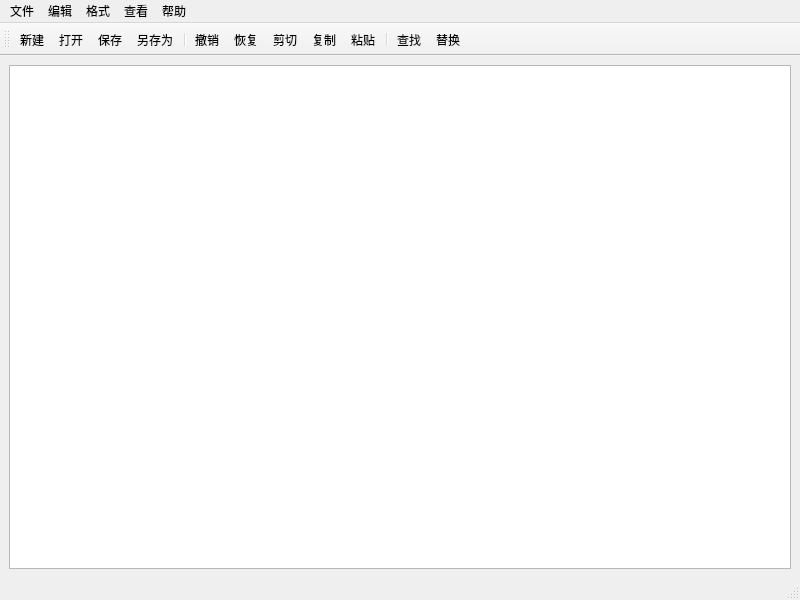
<?xml version="1.0" encoding="UTF-8"?>
<ui version="4.0">
 <class>MainWindow</class>
 <widget class="QMainWindow" name="MainWindow">
  <property name="geometry">
   <rect>
    <x>0</x>
    <y>0</y>
    <width>800</width>
    <height>600</height>
   </rect>
  </property>
  <property name="windowTitle">
   <string>MainWindow</string>
  </property>
  <widget class="QWidget" name="centralwidget">
   <layout class="QVBoxLayout" name="verticalLayout">
    <item>
     <widget class="CodeEditor" name="textEdit"/>
    </item>
   </layout>
  </widget>
  <widget class="QMenuBar" name="menubar">
   <property name="geometry">
    <rect>
     <x>0</x>
     <y>0</y>
     <width>800</width>
     <height>21</height>
    </rect>
   </property>
   <widget class="QMenu" name="menu">
    <property name="title">
     <string>文件</string>
    </property>
    <addaction name="actionNew"/>
    <addaction name="actionOpen"/>
    <addaction name="actionSave"/>
    <addaction name="actionSaveAs"/>
    <addaction name="separator"/>
    <addaction name="actionExit"/>
   </widget>
   <widget class="QMenu" name="menu_2">
    <property name="title">
     <string>编辑</string>
    </property>
    <addaction name="actionUndo"/>
    <addaction name="actionRedo"/>
    <addaction name="actionCut"/>
    <addaction name="actionCopy"/>
    <addaction name="actionPaste"/>
    <addaction name="separator"/>
    <addaction name="actionFind"/>
    <addaction name="actionReplace"/>
    <addaction name="separator"/>
    <addaction name="actionSelectAll"/>
   </widget>
   <widget class="QMenu" name="menu_3">
    <property name="title">
     <string>格式</string>
    </property>
    <addaction name="actionAutoWrap"/>
    <addaction name="actionShowLineNum"/>
    <addaction name="actionFont"/>
    <addaction name="actionFontColor"/>
    <addaction name="actionFontBgColor"/>
    <addaction name="actionEditBgColor"/>
   </widget>
   <widget class="QMenu" name="menu_4">
    <property name="title">
     <string>查看</string>
    </property>
    <addaction name="actionToolBar"/>
    <addaction name="actionStatusBar"/>
   </widget>
   <widget class="QMenu" name="menu_5">
    <property name="title">
     <string>帮助</string>
    </property>
    <addaction name="actionAbout"/>
   </widget>
   <addaction name="menu"/>
   <addaction name="menu_2"/>
   <addaction name="menu_3"/>
   <addaction name="menu_4"/>
   <addaction name="menu_5"/>
  </widget>
  <widget class="QStatusBar" name="statusbar"/>
  <widget class="QToolBar" name="toolBar">
   <property name="windowTitle">
    <string>工具栏</string>
   </property>
   <attribute name="toolBarArea">
    <enum>TopToolBarArea</enum>
   </attribute>
   <attribute name="toolBarBreak">
    <bool>false</bool>
   </attribute>
   <addaction name="actionNew"/>
   <addaction name="actionOpen"/>
   <addaction name="actionSave"/>
   <addaction name="actionSaveAs"/>
   <addaction name="separator"/>
   <addaction name="actionUndo"/>
   <addaction name="actionRedo"/>
   <addaction name="actionCut"/>
   <addaction name="actionCopy"/>
   <addaction name="actionPaste"/>
   <addaction name="separator"/>
   <addaction name="actionFind"/>
   <addaction name="actionReplace"/>
  </widget>
  <action name="actionNew">
   <property name="icon">
    <iconset resource="resources.qrc">
     <normaloff>:/icons/new.svg</normaloff>:/icons/new.svg</iconset>
   </property>
   <property name="text">
    <string>新建</string>
   </property>
   <property name="shortcut">
    <string>Ctrl+N</string>
   </property>
   <property name="menuRole">
    <enum>QAction::MenuRole::NoRole</enum>
   </property>
  </action>
  <action name="actionOpen">
   <property name="icon">
    <iconset resource="resources.qrc">
     <normaloff>:/icons/open.svg</normaloff>:/icons/open.svg</iconset>
   </property>
   <property name="text">
    <string>打开</string>
   </property>
   <property name="toolTip">
    <string>打开</string>
   </property>
   <property name="shortcut">
    <string>Ctrl+O</string>
   </property>
   <property name="menuRole">
    <enum>QAction::MenuRole::NoRole</enum>
   </property>
  </action>
  <action name="actionSave">
   <property name="icon">
    <iconset resource="resources.qrc">
     <normaloff>:/icons/save.svg</normaloff>:/icons/save.svg</iconset>
   </property>
   <property name="text">
    <string>保存</string>
   </property>
   <property name="toolTip">
    <string>保存</string>
   </property>
   <property name="shortcut">
    <string>Ctrl+S</string>
   </property>
   <property name="menuRole">
    <enum>QAction::MenuRole::NoRole</enum>
   </property>
  </action>
  <action name="actionSaveAs">
   <property name="icon">
    <iconset resource="resources.qrc">
     <normaloff>:/icons/saveas.svg</normaloff>:/icons/saveas.svg</iconset>
   </property>
   <property name="text">
    <string>另存为</string>
   </property>
   <property name="toolTip">
    <string>另存为</string>
   </property>
   <property name="menuRole">
    <enum>QAction::MenuRole::NoRole</enum>
   </property>
  </action>
  <action name="actionExit">
   <property name="text">
    <string>退出</string>
   </property>
   <property name="toolTip">
    <string>退出</string>
   </property>
   <property name="menuRole">
    <enum>QAction::MenuRole::NoRole</enum>
   </property>
  </action>
  <action name="actionUndo">
   <property name="icon">
    <iconset resource="resources.qrc">
     <normaloff>:/icons/undo.svg</normaloff>:/icons/undo.svg</iconset>
   </property>
   <property name="text">
    <string>撤销</string>
   </property>
   <property name="toolTip">
    <string>撤销</string>
   </property>
   <property name="shortcut">
    <string>Ctrl+Z</string>
   </property>
   <property name="menuRole">
    <enum>QAction::MenuRole::NoRole</enum>
   </property>
  </action>
  <action name="actionRedo">
   <property name="icon">
    <iconset resource="resources.qrc">
     <normaloff>:/icons/redo.svg</normaloff>:/icons/redo.svg</iconset>
   </property>
   <property name="text">
    <string>恢复</string>
   </property>
   <property name="toolTip">
    <string>恢复</string>
   </property>
   <property name="shortcut">
    <string>Ctrl+Shift+Z</string>
   </property>
   <property name="menuRole">
    <enum>QAction::MenuRole::NoRole</enum>
   </property>
  </action>
  <action name="actionCut">
   <property name="icon">
    <iconset resource="resources.qrc">
     <normaloff>:/icons/cut.svg</normaloff>:/icons/cut.svg</iconset>
   </property>
   <property name="text">
    <string>剪切</string>
   </property>
   <property name="toolTip">
    <string>剪切</string>
   </property>
   <property name="shortcut">
    <string>Ctrl+X</string>
   </property>
   <property name="menuRole">
    <enum>QAction::MenuRole::NoRole</enum>
   </property>
  </action>
  <action name="actionCopy">
   <property name="icon">
    <iconset resource="resources.qrc">
     <normaloff>:/icons/copy.svg</normaloff>:/icons/copy.svg</iconset>
   </property>
   <property name="text">
    <string>复制</string>
   </property>
   <property name="toolTip">
    <string>复制</string>
   </property>
   <property name="shortcut">
    <string>Ctrl+C</string>
   </property>
   <property name="menuRole">
    <enum>QAction::MenuRole::NoRole</enum>
   </property>
  </action>
  <action name="actionPaste">
   <property name="icon">
    <iconset resource="resources.qrc">
     <normaloff>:/icons/paste.svg</normaloff>:/icons/paste.svg</iconset>
   </property>
   <property name="text">
    <string>粘贴</string>
   </property>
   <property name="toolTip">
    <string>粘贴</string>
   </property>
   <property name="shortcut">
    <string>Ctrl+V</string>
   </property>
   <property name="menuRole">
    <enum>QAction::MenuRole::NoRole</enum>
   </property>
  </action>
  <action name="actionFind">
   <property name="icon">
    <iconset resource="resources.qrc">
     <normaloff>:/icons/find.svg</normaloff>:/icons/find.svg</iconset>
   </property>
   <property name="text">
    <string>查找</string>
   </property>
   <property name="toolTip">
    <string>查找</string>
   </property>
   <property name="shortcut">
    <string>Ctrl+F</string>
   </property>
   <property name="menuRole">
    <enum>QAction::MenuRole::NoRole</enum>
   </property>
  </action>
  <action name="actionReplace">
   <property name="icon">
    <iconset resource="resources.qrc">
     <normaloff>:/icons/replace.svg</normaloff>:/icons/replace.svg</iconset>
   </property>
   <property name="text">
    <string>替换</string>
   </property>
   <property name="toolTip">
    <string>替换</string>
   </property>
   <property name="shortcut">
    <string>Ctrl+H</string>
   </property>
   <property name="menuRole">
    <enum>QAction::MenuRole::NoRole</enum>
   </property>
  </action>
  <action name="actionSelectAll">
   <property name="text">
    <string>全选</string>
   </property>
   <property name="toolTip">
    <string>全选</string>
   </property>
   <property name="shortcut">
    <string>Ctrl+A</string>
   </property>
   <property name="menuRole">
    <enum>QAction::MenuRole::NoRole</enum>
   </property>
  </action>
  <action name="actionAutoWrap">
   <property name="checkable">
    <bool>true</bool>
   </property>
   <property name="text">
    <string>自动换行</string>
   </property>
   <property name="toolTip">
    <string>自动换行</string>
   </property>
   <property name="menuRole">
    <enum>QAction::MenuRole::NoRole</enum>
   </property>
  </action>
  <action name="actionShowLineNum">
   <property name="text">
    <string>显示行号</string>
   </property>
   <property name="toolTip">
    <string>显示行号</string>
   </property>
   <property name="shortcut">
    <string>Ctrl+L</string>
   </property>
   <property name="menuRole">
    <enum>QAction::MenuRole::NoRole</enum>
   </property>
  </action>
  <action name="actionFont">
   <property name="text">
    <string>字体</string>
   </property>
   <property name="toolTip">
    <string>字体</string>
   </property>
   <property name="menuRole">
    <enum>QAction::MenuRole::NoRole</enum>
   </property>
  </action>
  <action name="actionFontColor">
   <property name="text">
    <string>字体颜色</string>
   </property>
   <property name="toolTip">
    <string>字体颜色</string>
   </property>
   <property name="menuRole">
    <enum>QAction::MenuRole::NoRole</enum>
   </property>
  </action>
  <action name="actionFontBgColor">
   <property name="text">
    <string>字体背景色</string>
   </property>
   <property name="toolTip">
    <string>字体背景色</string>
   </property>
   <property name="menuRole">
    <enum>QAction::MenuRole::NoRole</enum>
   </property>
  </action>
  <action name="actionEditBgColor">
   <property name="text">
    <string>编辑器背景色</string>
   </property>
   <property name="toolTip">
    <string>编辑器背景色</string>
   </property>
   <property name="menuRole">
    <enum>QAction::MenuRole::NoRole</enum>
   </property>
  </action>
  <action name="actionToolBar">
   <property name="checkable">
    <bool>true</bool>
   </property>
   <property name="text">
    <string>工具栏</string>
   </property>
   <property name="toolTip">
    <string>工具栏</string>
   </property>
   <property name="menuRole">
    <enum>QAction::MenuRole::NoRole</enum>
   </property>
  </action>
  <action name="actionStatusBar">
   <property name="checkable">
    <bool>true</bool>
   </property>
   <property name="text">
    <string>状态栏</string>
   </property>
   <property name="toolTip">
    <string>状态栏</string>
   </property>
   <property name="menuRole">
    <enum>QAction::MenuRole::NoRole</enum>
   </property>
  </action>
  <action name="actionAbout">
   <property name="text">
    <string>关于</string>
   </property>
   <property name="toolTip">
    <string>关于</string>
   </property>
   <property name="menuRole">
    <enum>QAction::MenuRole::NoRole</enum>
   </property>
  </action>
 </widget>
 <resources/>
 <connections/>
 <customwidgets>
  <customwidget>
   <class>CodeEditor</class>
   <extends>QPlainTextEdit</extends>
   <header>codeeditor.h</header>
  </customwidget>
 </customwidgets>
</ui>
